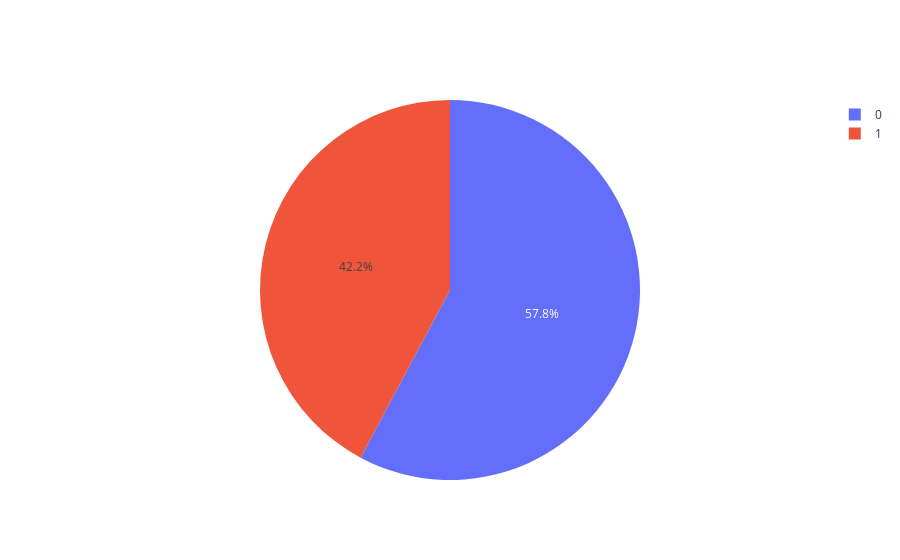

Notebook source saved alongside this figure:
### Markdown cell above
Generamos la distribucion de Bernoulli sobre los numeros aleatorios del rango de valores establecido, contabilizamos y graficamos los datos obtenidos.

### Code cell
def distribucion_bernoulli(numeros):
    
    mitad = (maximo + minimo) / 2
    
    valores = np.array(numeros)
    
    binarios = np.where(valores >= mitad, 1, 0)
    
    return binarios

distribucion = distribucion_bernoulli(numeros_congruencia)

print(f'La mitad es {(maximo + minimo) / 2}')

print('')

print(distribucion)

# Usamos plotly para hacer un diagrama de barras interactivo con la distribución de los datos

# Contamos los valores CERO y UNO

datos = {}

for valor in distribucion:
    if valor in datos:
        datos[valor] += 1
    else:
        datos[valor] = 1
        
print(datos.keys())
print(datos.values())
print(datos)

fig = go.Figure(data=[go.Pie(labels=list(datos.keys()), values=list(datos.values()))])
fig.show()

### Figure 1 — Plotly figure (JSON) as saved in the notebook; plotly's stock layout.template omitted (floating-point values rounded to 4 significant figures)
{"data": [{"labels": [0, 1], "type": "pie", "values": [578, 422]}], "layout": {}}
